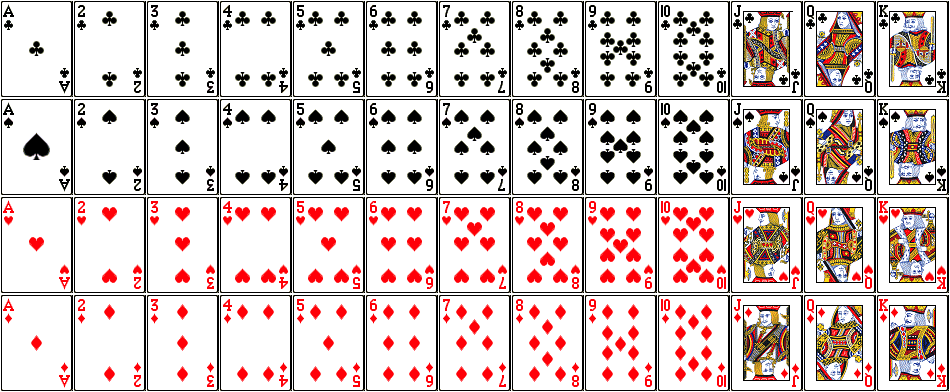
#> input picture cards.jpg, 950 x 392 px, given in place of cards.png, which was not available
$ python train-find-image.py
#> lines starting #> are read from the running program, lines starting #| are printed output that depends on the picture; pictures that were not available may be replaced by others from this repository, and a replacement may not be noted
"""
Finds a specific image within another image.
Author: Landon Wiedenman
"""

import sys
sys.path.append('/usr/local/Cellar/opencv/3.3.1_1/lib/python3.6/site-packages')
import cv2
import numpy as np
from matplotlib import pyplot as plt


# TODO: refactor as function that receives two images
MIN_MATCH_COUNT = 10

img1 = cv2.imread('images/cards.png', 0)          # queryImage
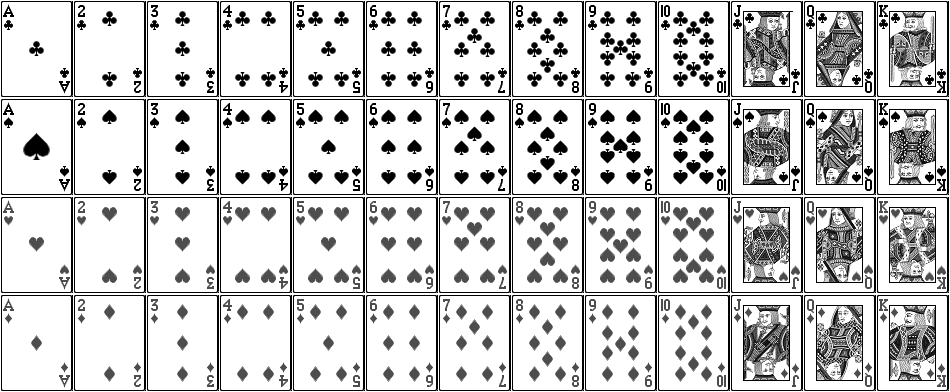
#> img1: shape (392, 950); min 0, max 255, mean 205.4
img2 = cv2.imread('images/sevenhearts.png', 0)    # trainImage
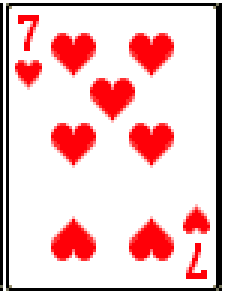
#> input picture images/sevenhearts.png, 75 x 99 px (shown 3 times larger)
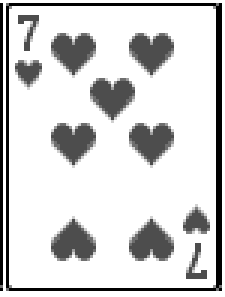
#> img2: shape (99, 75) (shown 3 times larger); min 0, max 255, mean 210.2

# Initiate SIFT detector
sift = cv2.xfeatures2d.SIFT_create()

# find the keypoints and descriptors with SIFT
kp1, des1 = sift.detectAndCompute(img1, None)
#> kp1 = 3839 keypoints; strongest (x, y, size): (519, 13, 2), (575, 89, 2), (575, 187, 2), (519, 111, 2)
kp2, des2 = sift.detectAndCompute(img2, None)
#> kp2 = 74 keypoints; strongest (x, y, size): (24, 80, 8.3), (68, 91, 2), (7, 6, 2), (24, 47, 8.3)

FLANN_INDEX_KDTREE = 0
index_params = dict(algorithm=FLANN_INDEX_KDTREE, trees=5)
search_params = dict(checks=50)

flann = cv2.FlannBasedMatcher(index_params, search_params)

matches = flann.knnMatch(des1, des2, k=2)
#> matches = 3839 matches

# store all the good matches as per Lowe's ratio test.
good = []
for m, n in matches:
    if m.distance < 0.7*n.distance:
        good.append(m)
#> after the loop, good = 186 matches

if len(good) > MIN_MATCH_COUNT:
    src_pts = np.float32([kp1[m.queryIdx].pt for m in good]).reshape(-1, 1, 2)
#> src_pts = 186 rows, first 8: [11, 223.8], [61.5, 265.7], [84, 223.8], [113.3, 383.8], [134.5, 265.7], [157, 223.8], [186.3, 383.8], [207.5, 265.7]
    dst_pts = np.float32([kp2[m.trainIdx].pt for m in good]).reshape(-1, 1, 2)
#> dst_pts = 186 rows, first 8: [12, 27.77], [62.5, 69.73], [12, 27.77], [10.39, 85.67], [62.5, 69.73], [12, 27.77], [10.39, 85.67], [62.5, 69.73]

    M, mask = cv2.findHomography(src_pts, dst_pts, cv2.RANSAC, 5.0)
#> M = [[0.997, -0.000735, -435.5], [-0.00149, 0.997, -194.8], [-1.44e-05, 1.15e-05, 1]]; mask = 186 values, max 1 at index 60, min 0 at index 0, mean 0.21
    matchesMask = mask.ravel().tolist()
#> matchesMask has the same summary as mask

    h, w = img1.shape
#> h = 392; w = 950
    pts = np.float32([[0, 0], [0, h-1], [w-1, h-1], [w-1, 0]]).reshape(-1, 1, 2)
#> pts = [[0, 0], [0, 391], [949, 391], [949, 0]]
    dst = cv2.perspectiveTransform(pts, M)
#> dst = [[-435.5, -194.8], [-433.9, 194.2], [515, 195.5], [517.7, -198.9]]

    img2 = cv2.polylines(img2, [np.int32(dst)], True, 255, 3, cv2.LINE_AA)

else:
    print("Not enough matches are found - %d/%d" % (len(good), MIN_MATCH_COUNT))
    matchesMask = None

draw_params = dict(matchColor=(0, 255, 0),  # draw matches in green color
                   singlePointColor=None,
                   matchesMask=matchesMask,  # draw only inliers
                   flags=2)
#> draw_params = 4 items

img3 = cv2.drawMatches(img1, kp1, img2, kp2, good, None, **draw_params)
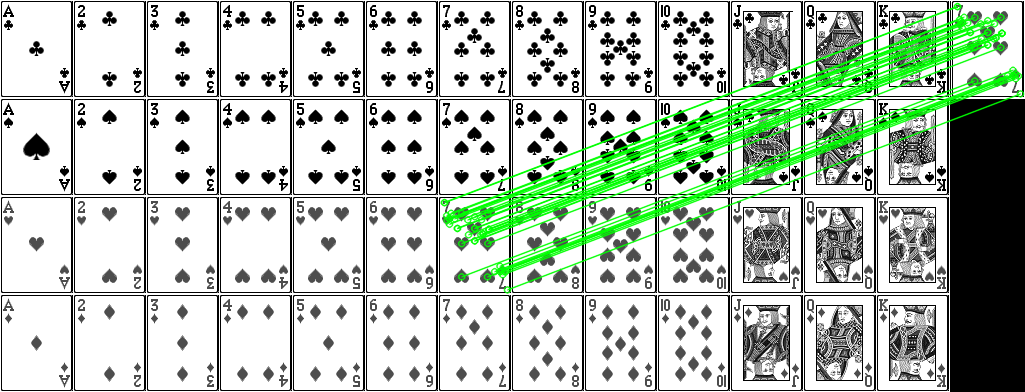
#> img3: shape (392, 1025, 3); mean of channels 0, 1, 2 184.7, 197.7, 184.7; drawn as B, G, R

plt.imshow(img3, 'gray'), plt.show()
